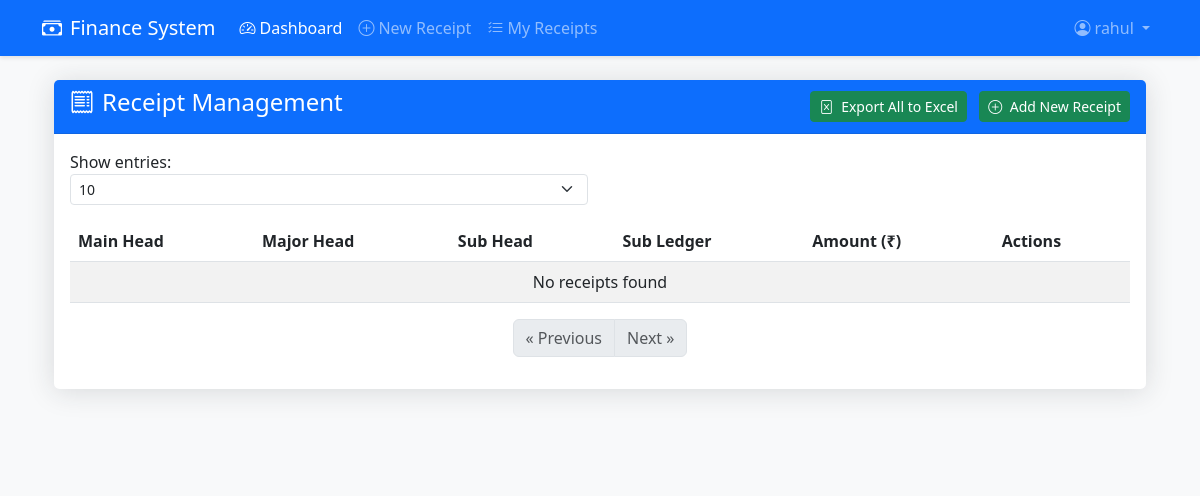
Before: /receipts/view_all (signed in) with the older database file.
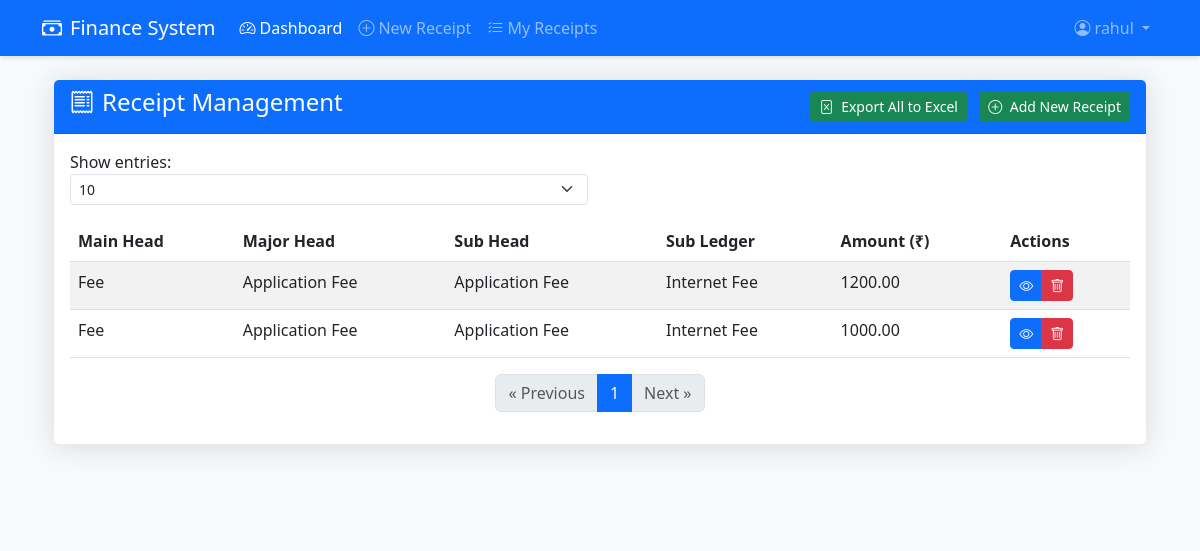
After: the same page with the newer database file.
### models.py (models this page shows, shortened)
class Receipt(db.Model):
    __tablename__ = 'receipts'
    receipt_id = db.Column(db.Integer, primary_key=True)
    user_id = db.Column(db.Integer, db.ForeignKey('users.id'), nullable=False)
    depart_code = db.Column(db.String(20), db.ForeignKey('departments.depart_code'), nullable=False)
    main_heading = db.Column(db.String(100), nullable=False)
    major_head = db.Column(db.String(100), nullable=False)
    sub_head = db.Column(db.String(100), nullable=False)
    sub_ledger = db.Column(db.String(100), nullable=False)
    amount = db.Column(db.Float, nullable=False)
    date = db.Column(db.DateTime, default=datetime.utcnow)
    user = db.relationship('User', backref=db.backref('receipts', lazy=True))
    department = db.relationship('Department', backref=db.backref('receipts', lazy=True))

### routes/receipt_routes.py (the view)
@receipt_bp.route('/view_all')
@login_required
def view_all():
    page = request.args.get('page', 1, type=int)
    per_page = request.args.get('per_page', 10, type=str)
    query = Receipt.query.filter_by(
        depart_code=current_user.department.depart_code
    ).order_by(Receipt.date.desc())
    if per_page == 'all':
        receipts = query.all()
        pagination = None
    else:
        try:
            per_page = int(per_page)
        except ValueError:
            per_page = 10
        pagination = query.paginate(page=page, per_page=per_page, error_out=False)
        receipts = pagination.items
    return render_template('receipts/view_all.html',
                         receipts=receipts,
                         pagination=pagination,
                         per_page=per_page)

### templates/receipts/view_all.html (shortened to what the changed rows need)
{% extends "base.html" %}
{% block content %}
<div class="container mt-4">
    <div class="row justify-content-center">
        <div class="col-md-12">
            <div class="card">
                <div class="card-body">
                    <div class="table-responsive">
                        <table class="table table-striped table-hover" id="receiptsTable">
                            <thead>
                                <tr>
                                    <th>Main Head</th>
                                    <th>Major Head</th>
                                    <th>Sub Head</th>
                                    <th>Sub Ledger</th>
                                    <th>Amount (₹)</th>
                                    <th>Actions</th>
                                </tr>
                            </thead>
                            <tbody>
                                {% for receipt in receipts %}
                                <tr>
                                    <td>{{ receipt.main_heading }}</td>
                                    <td>{{ receipt.major_head }}</td>
                                    <td>{{ receipt.sub_head }}</td>
                                    <td>{{ receipt.sub_ledger }}</td>
                                    <td>{{ "%.2f"|format(receipt.amount) }}</td>
                                    <td>
                                        <div class="btn-group btn-group-sm" role="group">
                                            <a href="{{ url_for('receipt.view', receipt_id=receipt.receipt_id) }}"
                                               class="btn btn-primary" title="View">
                                                <i class="bi bi-eye"></i>
                                            </a>
                                            <button class="btn btn-danger delete-receipt"
                                                    data-receipt-id="{{ receipt.receipt_id }}" title="Delete">
                                                <i class="bi bi-trash"></i>
                                            </button>
                                        </div>
                                    </td>
                                </tr>
                                {% else %}
                                <tr>
                                    <td colspan="6" class="text-center">No receipts found</td>
                                </tr>
                                {% endfor %}
                            </tbody>
                        </table>
                    </div>
                        {% if pagination and per_page != 'all' %}
                        <nav aria-label="Receipt pagination">
                            <ul class="pagination justify-content-center">
                                {% for page_num in pagination.iter_pages(left_edge=1, right_edge=1, left_current=2, right_current=2) %}
                                    {% if page_num %}
                                        {% if page_num == pagination.page %}
                                        <li class="page-item active">
                                            <span class="page-link">{{ page_num }}</span>
                                        </li>
                                        {% else %}
                                        <li class="page-item">
                                            <a class="page-link" href="{{ url_for('receipt.view_all', page=page_num, per_page=per_page) }}">
                                                {{ page_num }}
                                            </a>
                                        </li>
                                        {% endif %}
                                    {% else %}
                                        <li class="page-item disabled">
                                            <span class="page-link">...</span>
                                        </li>
                                    {% endif %}
                                {% endfor %}
                            </ul>
                        </nav>
                        {% endif %}
                </div>
            </div>
        </div>
    </div>
</div>
{% endblock %}

Changed rows visible on the page:
added Receipt: main_heading "Fee", major_head "Application Fee", sub_head "Application Fee", sub_ledger "Internet Fee", amount "1200.00"
added Receipt: main_heading "Fee", major_head "Application Fee", sub_head "Application Fee", sub_ledger "Internet Fee", amount "1000.00"
Other visible differences:
new list line: "1"
text no longer shown: "No receipts found"
